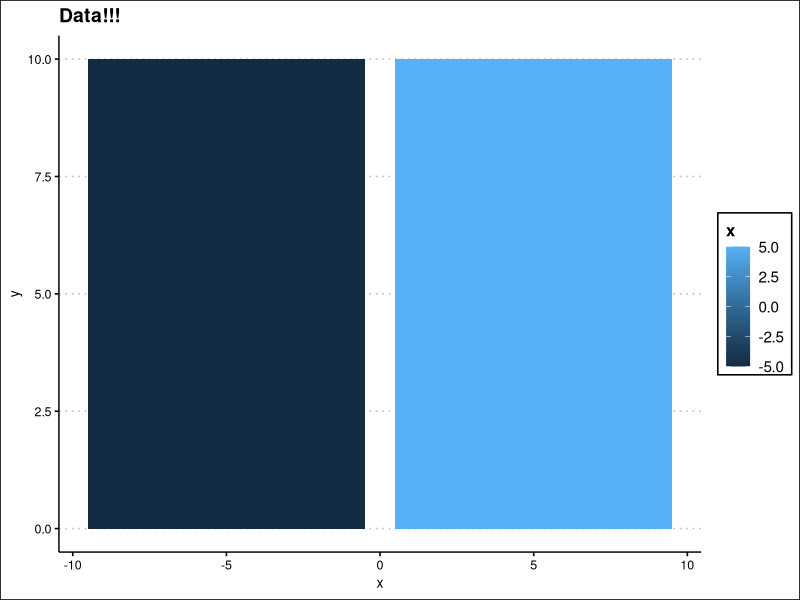

The R source for this figure:
## ---- chunk 1
#https://fee.org/articles/big-data-cannot-solve-the-infinite-information-problem/
library(tidyverse)
library(ggthemes)
ggplot(data = tibble(x = c(-5, 5), y = c(10, 10)), aes(x = x, y = y, fill = x)) + 
  geom_col() + 
  ggtitle("Data!!!") + 
    theme(plot.background = element_rect(fill = "#E8E8E8"),
          panel.background = element_rect(fill = "#E8E8E8"),
          panel.border = element_blank(),
        panel.grid.major = element_blank(),
        panel.grid.minor = element_blank(),
        plot.title = element_text(hjust = 0.5)) +
  theme_clean()
